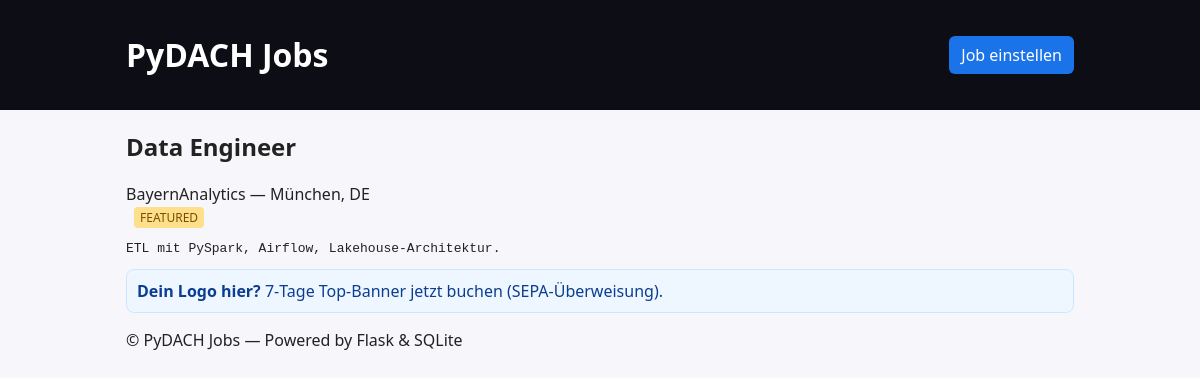
The page /job/3 on the database its author committed.
### tables this page shows
CREATE TABLE jobs (
            id INTEGER PRIMARY KEY AUTOINCREMENT,
            title TEXT NOT NULL,
            company TEXT NOT NULL,
            location TEXT,
            email TEXT,
            logo_url TEXT,
            description TEXT NOT NULL,
            created_at TIMESTAMP DEFAULT CURRENT_TIMESTAMP,
            is_featured INTEGER DEFAULT 0,
            grace_expires_at TIMESTAMP,
            status TEXT DEFAULT 'published'
        );

### app/app.py (the view)
@app.get("/job/<int:job_id>")
def job_detail(job_id: int):
    with db() as conn:
        cur = conn.cursor()
        cur.execute("SELECT * FROM jobs WHERE id=?", (job_id,))
        job = cur.fetchone()
    if not job or job["status"] != "published":
        abort(404)
    return render_template("job_detail.html",
                           job=job,
                           featured=featured_or_grace(job),
                           meta_title=f"{job['title']} — {job['company']} | {SITE_NAME}",
                           meta_desc=(job.get('description','')[:160] or f"Job bei {job['company']}"))

### app/app.py (called while the page is built)
def now():
    return datetime.utcnow()

def active_sponsor():
    with db() as conn:
        cur = conn.cursor()
        cur.execute("""
            SELECT * FROM sponsors
            WHERE status='paid'
              AND (starts_at IS NULL OR datetime(starts_at) <= datetime('now'))
              AND (ends_at IS NULL OR datetime(ends_at) >= datetime('now'))
            ORDER BY created_at DESC LIMIT 1
        """)
        return cur.fetchone()

@app.context_processor
def inject_globals():
    return dict(SITE_NAME=SITE_NAME, price_eur=PRICE_EUR, current_sponsor=active_sponsor())

@app.before_request
def housekeeping():
    with db() as conn:
        cur = conn.cursor()
        cur.execute("""
            UPDATE jobs
            SET grace_expires_at = NULL
            WHERE grace_expires_at IS NOT NULL
              AND datetime(grace_expires_at) <= datetime('now')
        """)
        cur.execute(f"""
            UPDATE jobs
            SET is_featured = 0
            WHERE is_featured = 1
              AND NOT EXISTS (
                SELECT 1 FROM orders o
                WHERE o.job_id = jobs.id
                  AND o.status = 'paid'
                  AND o.paid_at > datetime('now', '-{FEATURE_DAYS} days')
              )
        """)

def featured_or_grace(job) -> bool:
    gf = False
    grace = job.get("grace_expires_at")
    if grace:
        try:
            gf = now() < datetime.fromisoformat(grace)
        except Exception:
            pass
    return job.get("is_featured", 0) == 1 or gf

### app/db.py (called while the page is built)
def dict_factory(cursor, row):
    d = {}
    for idx, col in enumerate(cursor.description):
        d[col[0]] = row[idx]
    return d

def get_connection():
    conn = sqlite3.connect(DB_PATH)
    conn.row_factory = dict_factory
    return conn

@contextmanager
def db() -> Iterable[sqlite3.Connection]:
    conn = get_connection()
    try:
        yield conn
        conn.commit()
    except Exception:
        conn.rollback()
        raise
    finally:
        conn.close()

### app/templates/job_detail.html (shortened to what this page needs)
{% extends "base.html" %}
{% block content %}
<article class="job-detail">
  <h2>{{ job.title }}</h2>
  <div class="sub">{{ job.company }} — {{ job.location or "Remote/DACH" }}</div>
  {% if featured %}<div class="badge">FEATURED</div>{% endif %}
  <div class="desc">
    <pre>{{ job.description }}</pre>
  </div>
</article>
{% endblock %}

### app/static/style.css (style rules this page uses)
* { box-sizing:border-box }
body { font-family:system-ui,-apple-system,Segoe UI,Roboto,Ubuntu,Arial,sans-serif;margin:0;background:#f7f7fb;color:#222 }
.badge { display:inline-block;background:#ffe08a;color:#7a4d00;border-radius:4px;padding:2px 6px;font-size:12px;margin-left:8px }

### rows shown on the page
jobs: title "Data Engineer", company "BayernAnalytics", location "München, DE", description "ETL mit PySpark, Airflow, Lakehouse‑Architektur."

### other values the page prints
{{ SITE_NAME }} "PyDACH Jobs"
